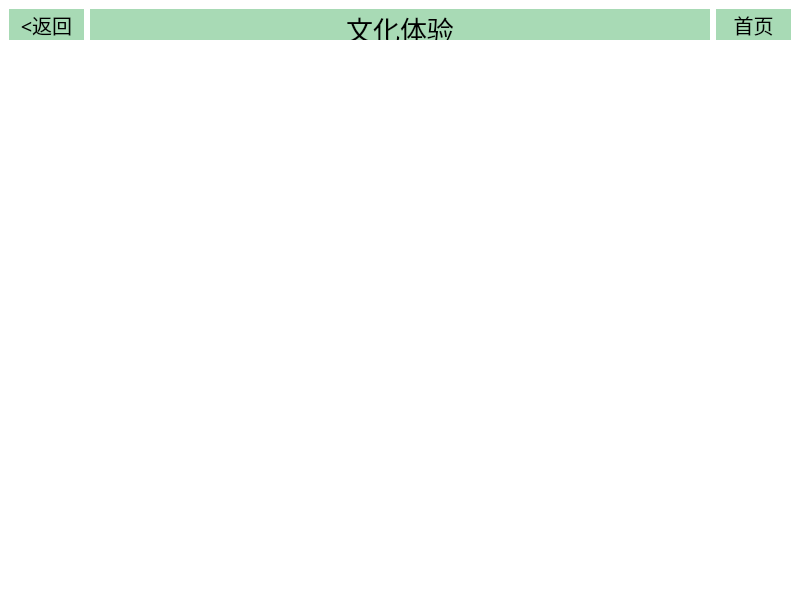
<?xml version="1.0" encoding="UTF-8"?>
<ui version="4.0">
 <class>Cultural_up</class>
 <widget class="QMainWindow" name="Cultural_up">
  <property name="geometry">
   <rect>
    <x>0</x>
    <y>0</y>
    <width>800</width>
    <height>600</height>
   </rect>
  </property>
  <property name="windowTitle">
   <string>MainWindow</string>
  </property>
  <property name="styleSheet">
   <string notr="true">background-color: rgb(255, 255, 255);</string>
  </property>
  <widget class="QWidget" name="centralwidget">
   <layout class="QVBoxLayout" name="verticalLayout_2">
    <item>
     <layout class="QVBoxLayout" name="verticalLayout">
      <item>
       <layout class="QHBoxLayout" name="top">
        <item>
         <widget class="QPushButton" name="back">
          <property name="enabled">
           <bool>false</bool>
          </property>
          <property name="minimumSize">
           <size>
            <width>75</width>
            <height>31</height>
           </size>
          </property>
          <property name="maximumSize">
           <size>
            <width>75</width>
            <height>31</height>
           </size>
          </property>
          <property name="font">
           <font>
            <family>宋体</family>
            <pointsize>15</pointsize>
            <italic>false</italic>
            <bold>false</bold>
            <stylestrategy>PreferDefault</stylestrategy>
            <hintingpreference>PreferDefaultHinting</hintingpreference>
           </font>
          </property>
          <property name="layoutDirection">
           <enum>Qt::LayoutDirection::LeftToRight</enum>
          </property>
          <property name="styleSheet">
           <string notr="true">color:rgb(0, 0, 0);
font: 15pt &quot;宋体&quot;;
background-color: rgb(168,218,181);
border-color: rgb(168,218,181);
border-radius: 0px;</string>
          </property>
          <property name="text">
           <string>&lt;返回</string>
          </property>
          <property name="autoRepeatInterval">
           <number>100</number>
          </property>
         </widget>
        </item>
        <item alignment="Qt::AlignmentFlag::Qt::AlignmentFlag::AlignTop">
         <widget class="QLabel" name="page_name">
          <property name="minimumSize">
           <size>
            <width>0</width>
            <height>31</height>
           </size>
          </property>
          <property name="maximumSize">
           <size>
            <width>16777215</width>
            <height>31</height>
           </size>
          </property>
          <property name="font">
           <font>
            <family>宋体</family>
            <pointsize>20</pointsize>
            <italic>false</italic>
            <bold>false</bold>
           </font>
          </property>
          <property name="layoutDirection">
           <enum>Qt::LayoutDirection::LeftToRight</enum>
          </property>
          <property name="styleSheet">
           <string notr="true">color:rgb(0, 0, 0);
font: 20pt &quot;宋体&quot;;
background-color: rgb(168,218,181);
</string>
          </property>
          <property name="text">
           <string>&lt;html&gt;&lt;head/&gt;&lt;body&gt;&lt;p&gt;文化体验&lt;/p&gt;&lt;/body&gt;&lt;/html&gt;</string>
          </property>
          <property name="alignment">
           <set>Qt::AlignmentFlag::AlignCenter</set>
          </property>
         </widget>
        </item>
        <item>
         <widget class="QPushButton" name="home_page">
          <property name="enabled">
           <bool>false</bool>
          </property>
          <property name="minimumSize">
           <size>
            <width>75</width>
            <height>31</height>
           </size>
          </property>
          <property name="maximumSize">
           <size>
            <width>75</width>
            <height>31</height>
           </size>
          </property>
          <property name="font">
           <font>
            <family>宋体</family>
            <pointsize>15</pointsize>
            <italic>false</italic>
            <bold>false</bold>
            <stylestrategy>PreferDefault</stylestrategy>
            <hintingpreference>PreferDefaultHinting</hintingpreference>
           </font>
          </property>
          <property name="layoutDirection">
           <enum>Qt::LayoutDirection::LeftToRight</enum>
          </property>
          <property name="styleSheet">
           <string notr="true">color:rgb(0, 0, 0);
font: 15pt &quot;宋体&quot;;
background-color: rgb(168,218,181);
border-color: rgb(168,218,181);
border-radius: 0px;</string>
          </property>
          <property name="text">
           <string>首页</string>
          </property>
          <property name="autoRepeatInterval">
           <number>100</number>
          </property>
         </widget>
        </item>
       </layout>
      </item>
      <item>
       <spacer name="verticalSpacer">
        <property name="orientation">
         <enum>Qt::Orientation::Vertical</enum>
        </property>
        <property name="sizeHint" stdset="0">
         <size>
          <width>20</width>
          <height>40</height>
         </size>
        </property>
       </spacer>
      </item>
     </layout>
    </item>
   </layout>
  </widget>
 </widget>
 <resources/>
 <connections/>
</ui>
